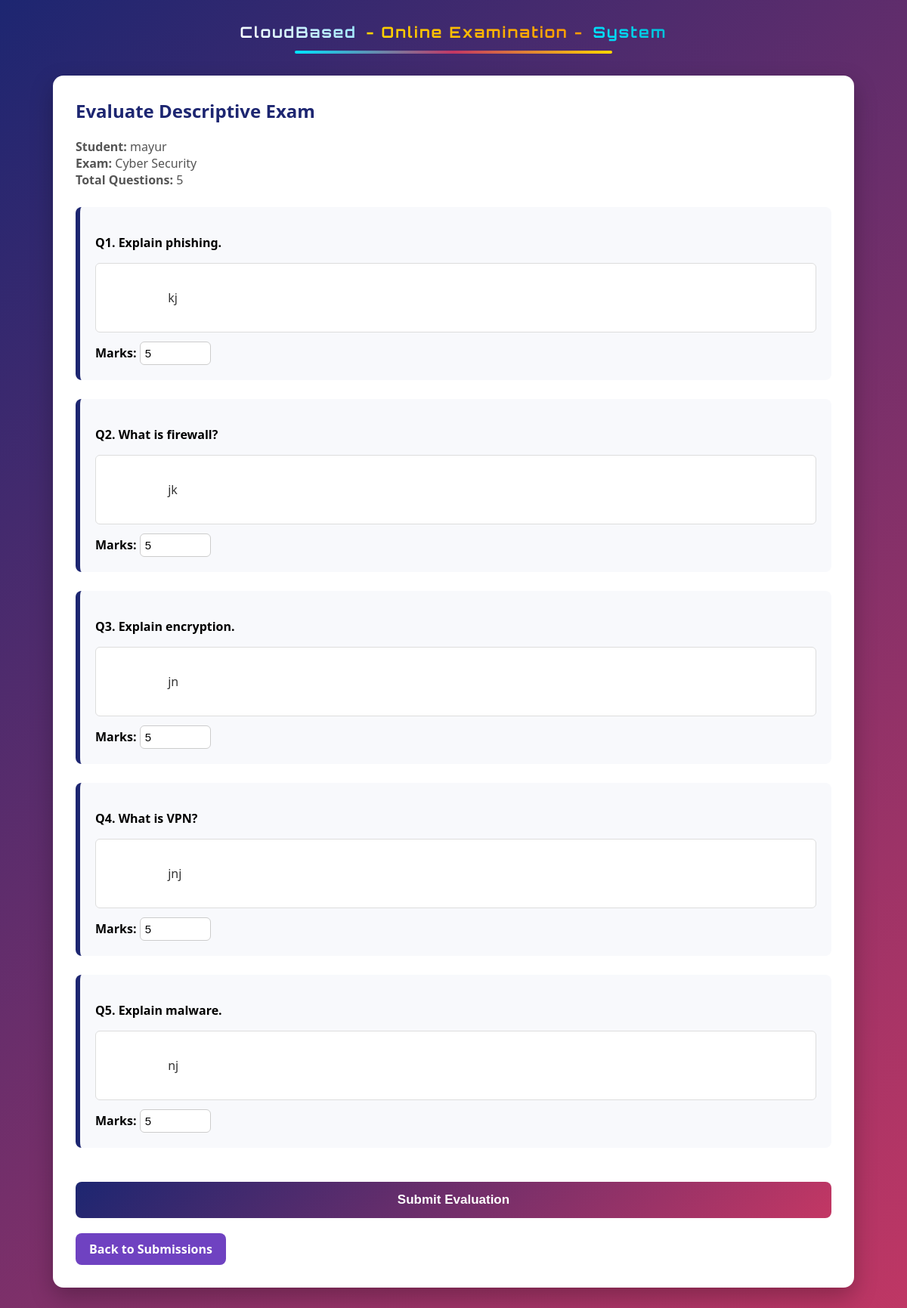
Page /examiner/evaluate-descriptive/47/ (signed in) on the committed database.
### exam/models.py (models this page shows, shortened)
class Result(models.Model):
    user = models.ForeignKey(User, on_delete=models.CASCADE)
    exam = models.ForeignKey(Exam, on_delete=models.CASCADE)
    total_questions = models.IntegerField(default=0)
    score = models.IntegerField(default=0)
    started_at = models.DateTimeField(null=True, blank=True)
    submitted_at = models.DateTimeField(auto_now_add=True)
    duration_taken = models.IntegerField(help_text="Duration in seconds", default=0)

class Exam(models.Model):
    MCQ = 'MCQ'
    DESCRIPTIVE = 'DESCRIPTIVE'
    EXAM_TYPES = [
        (MCQ, 'MCQ'),
        (DESCRIPTIVE, 'Descriptive'),
    ]
    domain = models.ForeignKey(Domain, on_delete=models.CASCADE)
    total_questions = models.IntegerField()
    duration = models.IntegerField(help_text="Duration in minutes")
    exam_type = models.CharField(
        max_length=20,
        choices=EXAM_TYPES,
        default=MCQ
    )

class Domain(models.Model):
    name = models.CharField(max_length=100, unique=True)

class DescriptiveAnswer(models.Model):
    student = models.ForeignKey(User, on_delete=models.CASCADE)
    exam = models.ForeignKey(Exam, on_delete=models.CASCADE)
    result = models.ForeignKey('Result',on_delete=models.SET_NULL,null=True,blank=True,related_name='descriptive_answers')
    question = models.ForeignKey(Question, on_delete=models.CASCADE)
    answer_text = models.TextField()
    marks_awarded = models.IntegerField(null=True, blank=True)
    evaluated = models.BooleanField(default=False)
    submitted_at = models.DateTimeField(auto_now_add=True)

class Question(models.Model):
    MCQ = 'MCQ'
    DESCRIPTIVE = 'DESCRIPTIVE'
    QUESTION_TYPES = [
        (MCQ, 'Multiple Choice'),
        (DESCRIPTIVE, 'Descriptive'),
    ]
    domain = models.ForeignKey(Domain, on_delete=models.CASCADE)
    question_text = models.TextField()
    question_type = models.CharField(
        max_length=20,
        choices=QUESTION_TYPES,
        default=MCQ
    )
    option1 = models.CharField(max_length=255, blank=True, null=True)
    option2 = models.CharField(max_length=255, blank=True, null=True)
    option3 = models.CharField(max_length=255, blank=True, null=True)
    option4 = models.CharField(max_length=255, blank=True, null=True)
    correct_option = models.IntegerField(blank=True, null=True)

### exam/views.py (the view, shortened to what this page needs)
# urls.py: path('examiner/evaluate-descriptive/<int:result_id>/', evaluate_descriptive_exam, name='evaluate_descriptive_exam'),
@login_required
def evaluate_descriptive_exam(request, result_id):
    if not request.user.is_superuser:
        if request.user.profile.role != 'examiner':
            return redirect('student_dashboard')
    result = Result.objects.select_related(
        'user', 'exam', 'exam__domain'
    ).get(id=result_id)
    answers = DescriptiveAnswer.objects.filter(
        exam=result.exam,
        student=result.user
    ).select_related('question')[:result.exam.total_questions]
    return render(request, 'exam/evaluate_descriptive_exam.html', {
        'result': result,
        'answers': answers
    })

### exam/templates/exam/evaluate_descriptive_exam.html (shortened to what this page needs)
<!DOCTYPE html>
<html lang="en">
<head>
</head>
<body>
<div class="title-banner">
    <span class="title-exam">
    </span>
    <span class="title-smart">
    </span>
    <span class="title-cloud">
    </span>
    <div class="title-underline"></div>
</div>
<div class="container">
    <h2>Evaluate Descriptive Exam</h2>
    <div class="meta">
        <b>Student:</b> {{ result.user.username }} <br>
        <b>Exam:</b> {{ result.exam.domain.name }} <br>
        <b>Total Questions:</b> {{ answers|length }}
    </div>
    <form method="post">
        {% for a in answers %}
            <div class="question-box">
                <p><b>Q{{ forloop.counter }}. {{ a.question.question_text }}</b></p>
                <div class="answer-box">
                    {{ a.answer_text }}
                </div>
                <div class="marks">
                    <label>
                        <b>Marks:</b>
                        <input type="number"
                               name="marks_{{ a.id }}"
                               min="0"
                               max="10"
                               step="1"
                               value="{{ a.marks_awarded|default_if_none:'' }}"
                               required>
                    </label>
                </div>
            </div>
        {% endfor %}
        <button type="submit" class="submit-btn">
            Submit Evaluation
        </button>
    </form>
    <a href="{% url 'examiner_descriptive_submissions' %}" class="back-btn">
        Back to Submissions
    </a>
</div>
</body>
</html>

### exam/templates/exam/evaluate_descriptive_exam.html (style rules this page uses)
body { margin: 0; font-family: "Segoe UI", Tahoma, sans-serif; background: linear-gradient(135deg, #1d2671, #c33764); min-height: 100vh; }
.container { max-width: 1000px; margin: 100px auto; background: #ffffff; padding: 30px; border-radius: 14px; box-shadow: 0 12px 30px rgba(0,0,0,0.25); }
h2 { color: #1d2671; margin-top: 0; }
.meta { margin-bottom: 25px; color: #555; }
.question-box { margin-bottom: 25px; padding: 20px; background: #f8f9fc; border-left: 6px solid #1d2671; border-radius: 8px; }
.answer-box { margin-top: 10px; padding: 12px; background: #ffffff; border: 1px solid #ddd; border-radius: 6px; color: #333; white-space: pre-wrap; }
.marks { margin-top: 12px; }
.marks input { width: 80px; padding: 6px; font-size: 15px; border-radius: 6px; border: 1px solid #ccc; }
.submit-btn { width: 100%; margin-top: 20px; padding: 14px; font-size: 17px; font-weight: bold; color: #fff; background: linear-gradient(135deg, #1d2671, #c33764); border: none; border-radius: 8px; cursor: pointer; }
.back-btn { display: inline-block; margin-top: 20px; padding: 10px 18px; background: #6f42c1; color: #fff; text-decoration: none; border-radius: 8px; font-weight: bold; }
.title-banner { position:absolute; top:30px; width:100%; text-align:center; font-family:'Orbitron', sans-serif; }
.title-banner span { display:inline-block; font-size:20px; font-weight:700; letter-spacing:2px; opacity:0; }
.title-exam { background: linear-gradient(45deg,#ffffff,#9be7ff); -webkit-background-clip:text; background-clip:text; color:transparent; animation: slideLeft 1.2s ease forwards; }
.title-smart { background: linear-gradient(45deg,#ffd700,#ff9800); -webkit-background-clip:text; background-clip:text; color:transparent; margin:0 8px; animation: slideTop 1.2s ease forwards; }
.title-cloud { background: linear-gradient(45deg,#00e5ff,#00bcd4); -webkit-background-clip:text; background-clip:text; color:transparent; animation: slideRight 1.2s ease forwards; }
.title-underline { width:0; height:4px; margin:12px auto; background:linear-gradient(90deg,#00e5ff,#c33764,#ffd700); border-radius:10px; animation: underlineGrow 1.6s ease forwards; }

### rows in the picture
Result: user.username "mayur", exam.domain.name "Cyber Security"
DescriptiveAnswer: question.question_text "Explain phishing.", answer_text "kj", marks_awarded "5"
DescriptiveAnswer: question.question_text "What is firewall?", answer_text "jk", marks_awarded "5"
DescriptiveAnswer: question.question_text "Explain encryption.", answer_text "jn", marks_awarded "5"
DescriptiveAnswer: question.question_text "What is VPN?", answer_text "jnj", marks_awarded "5"
DescriptiveAnswer: question.question_text "Explain malware.", answer_text "nj", marks_awarded "5"

### other values in the picture
{{ answers|length }} "5"
